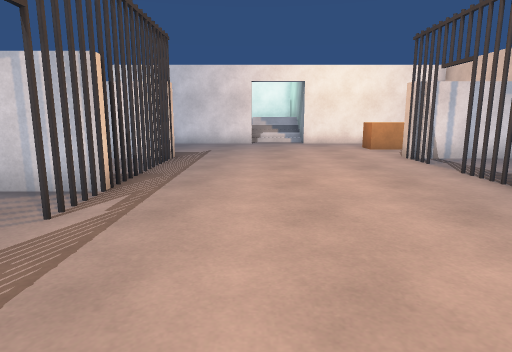
[1] (above)

16 first-person views from a walk through a 3-D level made in the Unity game engine. The camera is 1.2 m above the floor, tilts 10° down and sees 75° across. Doors are open. The floor is counted in squares, 1 m on a side. Each view is taken from the middle of a square. On the plan, view 1 faces up. The plan holds only what a view shows up to about 14 squares ahead; the rest is blank. The place goes on beyond the plan. The player is left out.

[2]
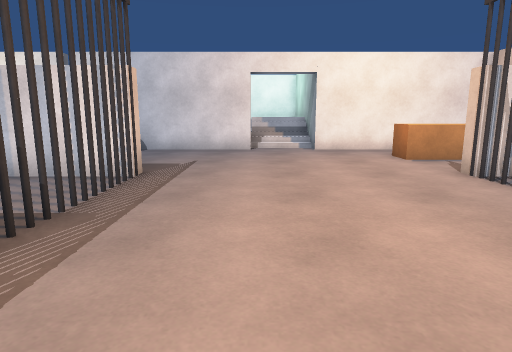

[3]
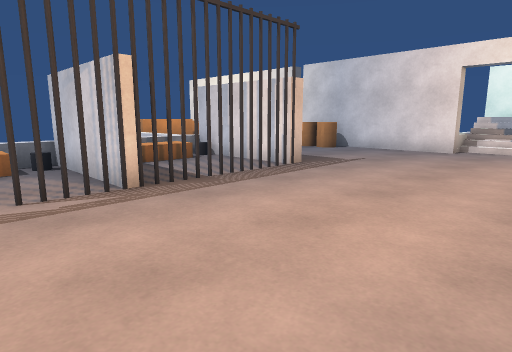

[4]
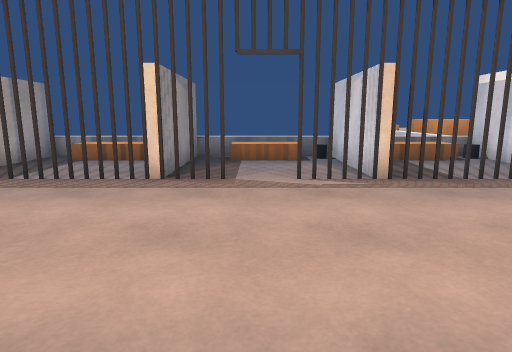

[5]
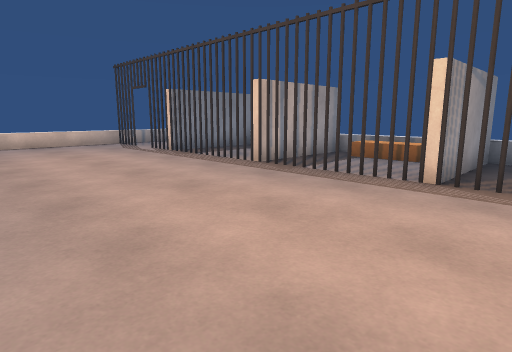

[6]
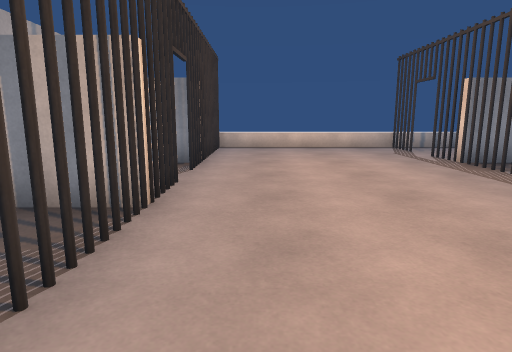

[7]
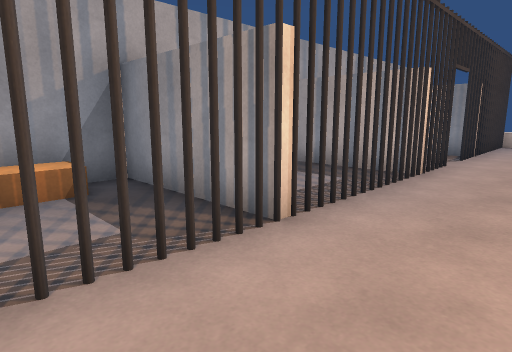

[8]
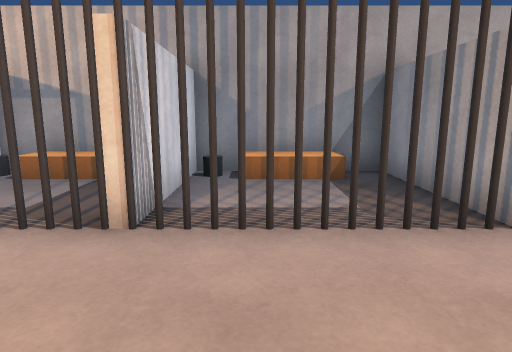

[9]
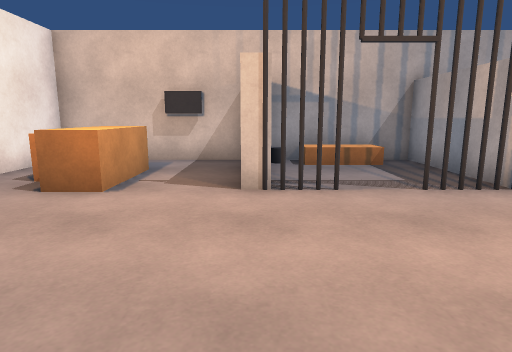

[10]
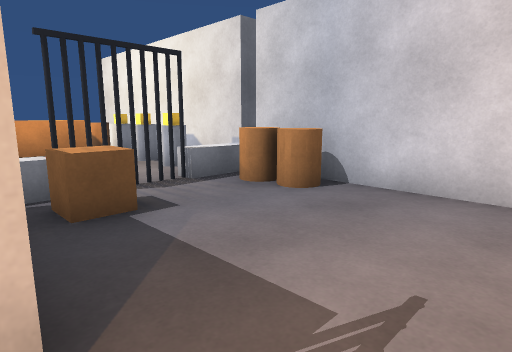

[11]
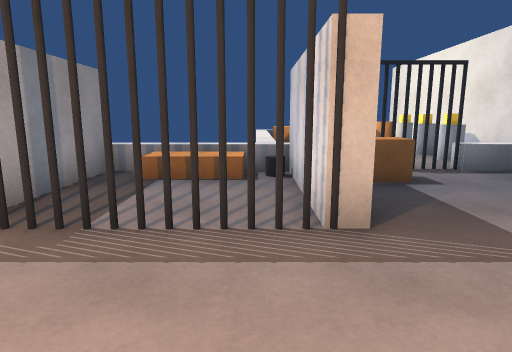

[12]
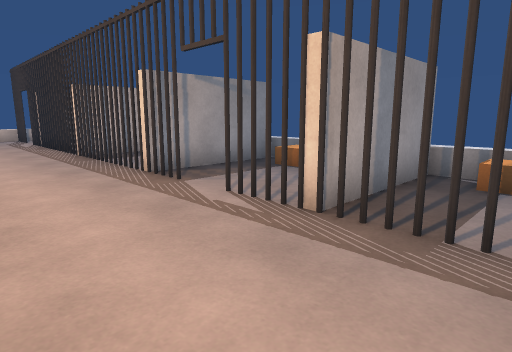

[13]
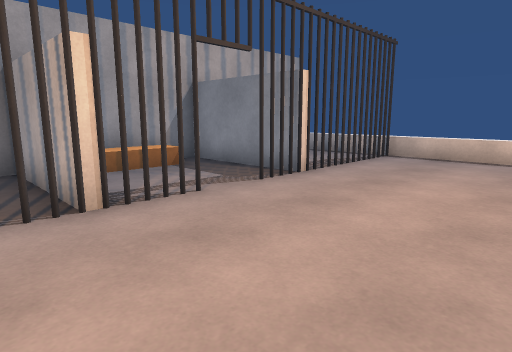

[14]
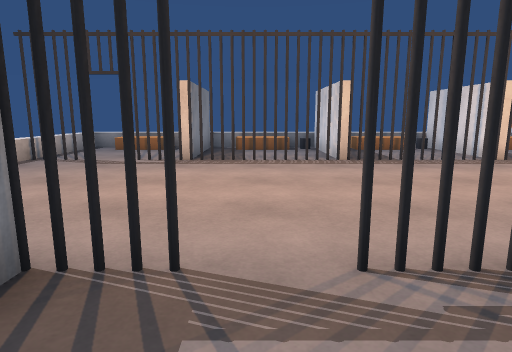

[15]
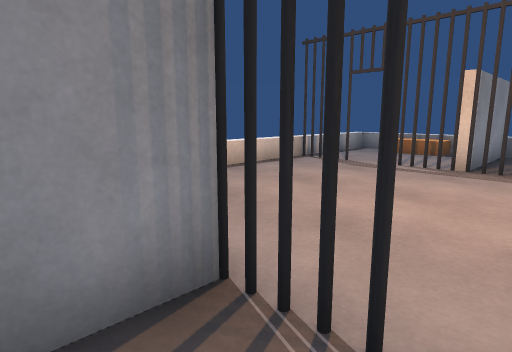

[16]
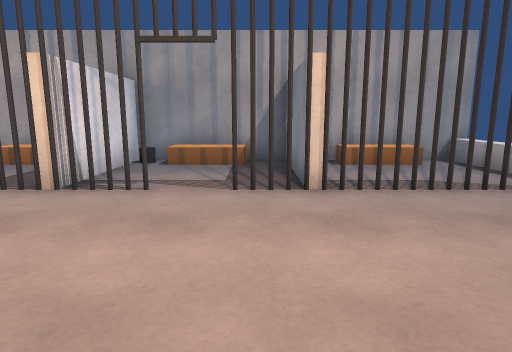

### Floor plan
Key: @ floor where view 1 was taken; # wall or solid block; x gap in a wall; . floor; / step, stairs or slope; D open door; = window, fence, low wall or low ledge; ^ raised ledge; O other object.
Columns run from 9 left of view 1 to 9 right of it. Each row starts with its distance up from view 1.
 19          =
 18          //
 17          //#
 16 #########//########
 15 OO^OOO........... #
 14 OOOO..........OO  #
 13  .x..........OOOO.#
 12   #OO.............#
 11   OOO.............#
 10   ^###O......OO####
  9 ^^^...O......O....#
  8   ^O..O..........O#
  7   ^O..O......OO..O#
  6   ^###O.......O####
  5   ^###O.......O####
  4   ^O..O.......O.. #
  3    O...D......O.. #
  2   ^...O.......O.. #
  1   ^###O.......O####
  0   ^...O..@....O   #
 -1   ^O..O.......O.. #
 -2   ^O..O.......O.. #
 -3   ^###O.......O####
 -4   ^###O.......O####
 -5   ^O..O......OO..O#
 -6   ^O..O......D...O#
 -7   ^...O......O....#
 -8   ^###O......OO####
 -9   ^...O.......... #
-10    O............. #
-11    O..OD......O.. #
-12   ^...O.......... #
-13    ^^^^^^^^^^^^^^^#

Positions as (right, up) in squares from view 1, and headings:
1: (0, 0), facing up
2: (0, 3), facing up
3: (3, 3), facing up-left
4: (4, 3), facing left
5: (4, 3), facing down-left
6: (3, 1), facing down
7: (2, 4), facing down-right
8: (1, 4), facing right
9: (-1, 10), facing right
10: (-1, 10), facing up-left
11: (1, 9), facing left
12: (1, 8), facing down-left
13: (0, -2), facing down-right
14: (7, -6), facing left
15: (6, -6), facing down-left
16: (-1, -7), facing right
